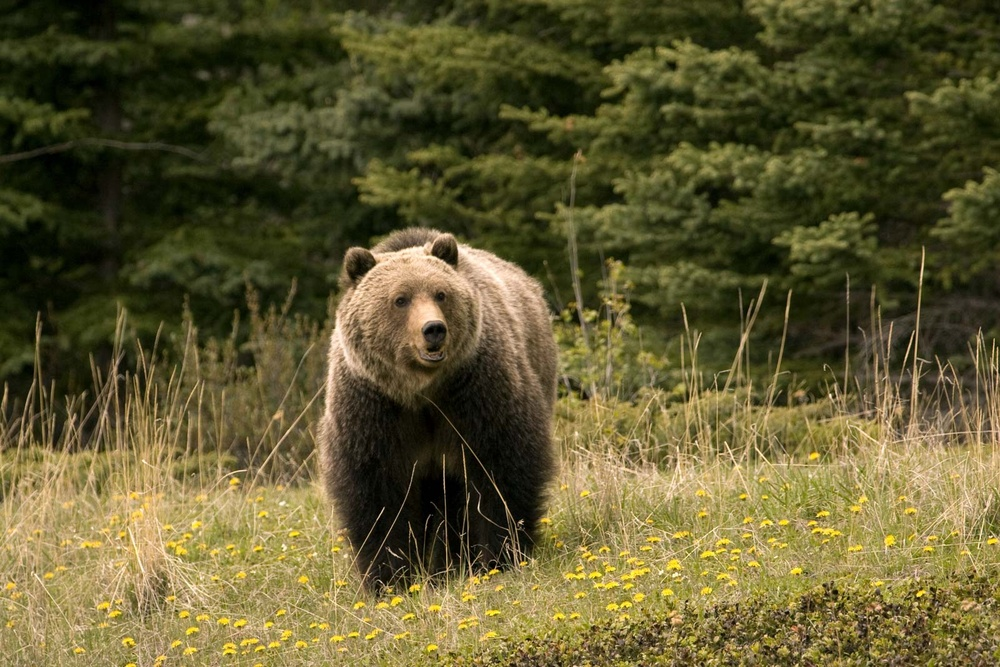
#> input picture 02.CNN/animals/bear.jpg, 1000 x 667 px, shrunk from 1600 x 1067 before the run, given in place of travel.jpg, which was not available
$ jupyter execute 09_Image_Gradients.ipynb   (older library calls are emulated)   (text cells are left out)
#> lines starting #> are read from the running program, lines starting #| are printed output that depends on the picture; pictures that were not available may be replaced by others from this repository, and a replacement may not be noted
[cell 1]
import numpy as np
import cv2
from google.colab.patches import cv2_imshow
from google.colab import files
import matplotlib.pyplot as plt

[cell 2]
up = files.upload()
#> the answer given: bear.jpg

[cell 3]
img = cv2.imread('travel.jpg',0)
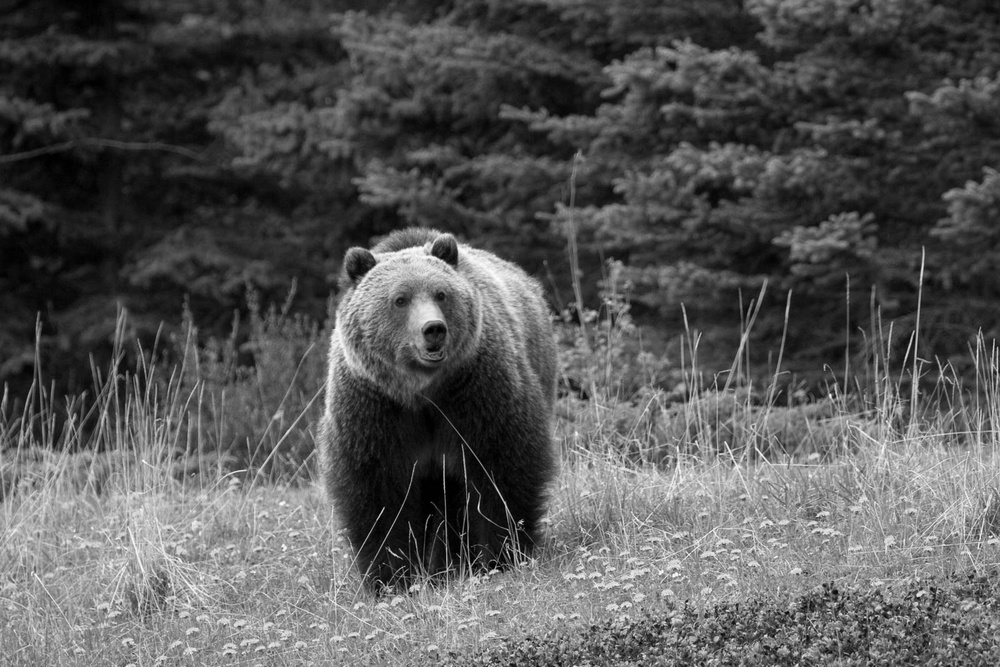
#> img: shape (667, 1000); min 0, max 254, mean 86.6
img.shape
#> Out = (667, 1000)

[cell 4]
# sobelx
sobelx = cv2.Sobel(img, ddepth = cv2.CV_8U, dx=1, dy=0, ksize=3)
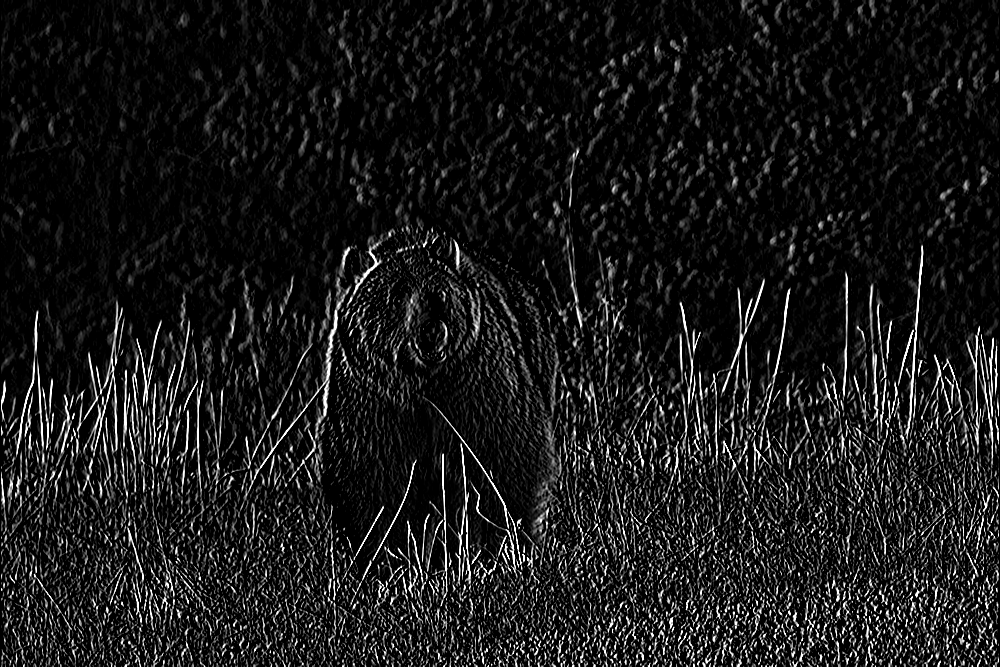
#> sobelx: shape (667, 1000); min 0, max 255, mean 25.7
plt.figure(figsize=(10,4))
plt.subplot(121), plt.imshow(img, cmap='gray'), plt.title('Original'), plt.axis('off')
plt.subplot(122), plt.imshow(sobelx, cmap='gray'), plt.title('Sobel(X)'), plt.axis('off')
plt.show()

[cell 5]
sobely = cv2.Sobel(img, ddepth = cv2.CV_8U, dx=0, dy=1, ksize=3)
plt.figure(figsize=(16,8))
plt.subplot(121), plt.imshow(img, cmap='gray'), plt.title('Original'), plt.axis('off')
plt.subplot(122), plt.imshow(sobely, cmap='gray'), plt.title('Sobel(Y)'), plt.axis('off')
plt.show()

[cell 6]
# 경계방향의 y는 와이축 세로에 대해서 표면 경계가 보인다.

[cell 7]
sobelx = cv2.Sobel(img, ddepth = cv2.CV_64F, dx=1, dy=0, ksize=3)   # 육십사비트의 플로팅으로
plt.figure(figsize=(16,10))
plt.subplot(121), plt.imshow(img, cmap='gray'), plt.title('Original'), plt.axis('off')
plt.subplot(122), plt.imshow(sobelx, cmap='gray'), plt.title('Sobel(X, 64F)'), plt.axis('off')
plt.show()

[cell 8]
sobely = cv2.Sobel(img, ddepth = cv2.CV_64F, dx=0, dy=1, ksize=3)  # ye도 64비트 플로팅으로
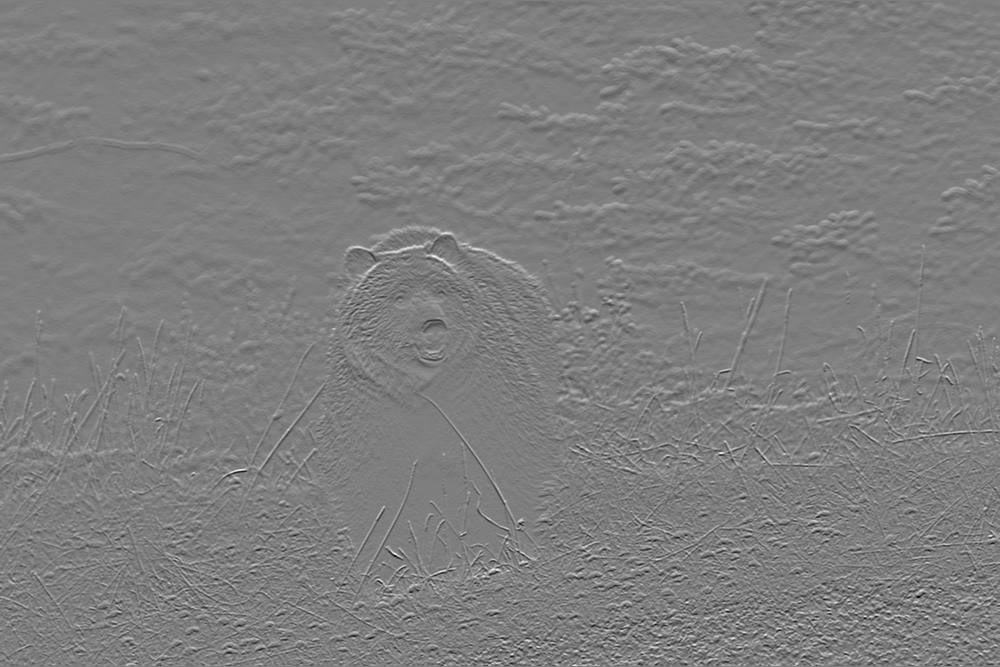
#> sobely: shape (667, 1000) float64; min -723, max 735, mean 0.8; drawn with min black and max white
plt.figure(figsize=(16,10))
plt.subplot(121), plt.imshow(img, cmap='gray'), plt.title('Original'), plt.axis('off')
plt.subplot(122), plt.imshow(sobely, cmap='gray'), plt.title('Sobel(Y, 64F)'), plt.axis('off')
plt.show()

[cell 9]
sobel = cv2.Sobel(img, ddepth = cv2.CV_8U, dx=1, dy=1, ksize=3)  # ye도 64비트 플로팅으로
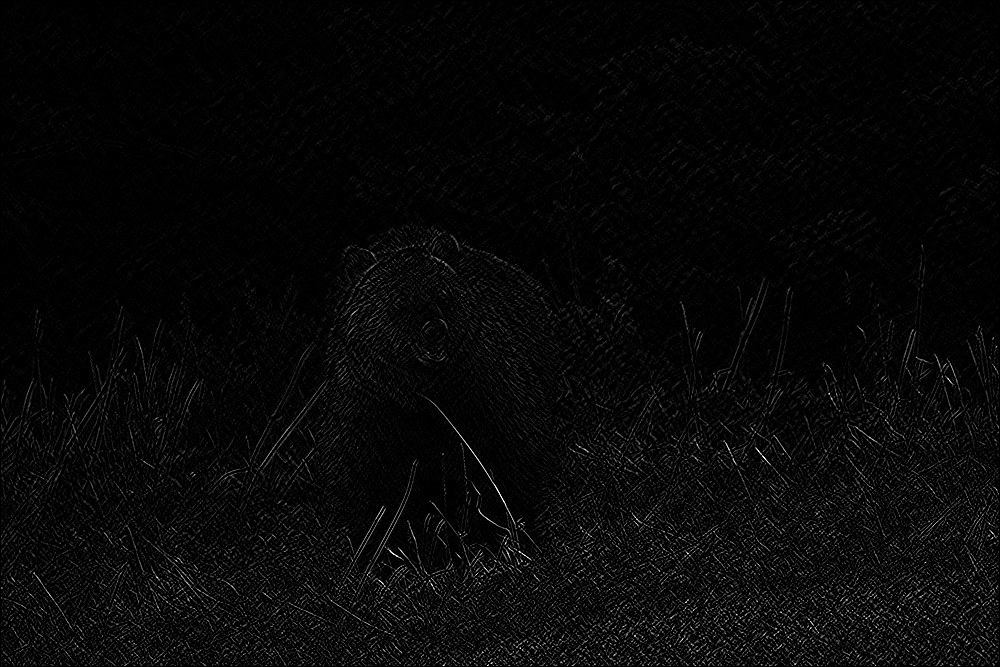
#> sobel: shape (667, 1000); min 0, max 255, mean 7.7
plt.figure(figsize=(16,10))
plt.subplot(121), plt.imshow(img, cmap='gray'), plt.title('Original'), plt.axis('off')
plt.subplot(122), plt.imshow(sobel, cmap='gray'), plt.title('Sobel(8U)'), plt.axis('off')
plt.show()

[cell 10]
laplacian = cv2.Laplacian(img, cv2.CV_8U)   #라플라시안
plt.figure(figsize=(16,10))
plt.subplot(121), plt.imshow(img, cmap='gray'), plt.title('Original'), plt.axis('off')
plt.subplot(122), plt.imshow(laplacian, cmap='gray'), plt.title('Laplacian 8U)'), plt.axis('off')
plt.show()

[cell 11]
laplacian = cv2.Laplacian(img, cv2.CV_64F)   #라플라시안
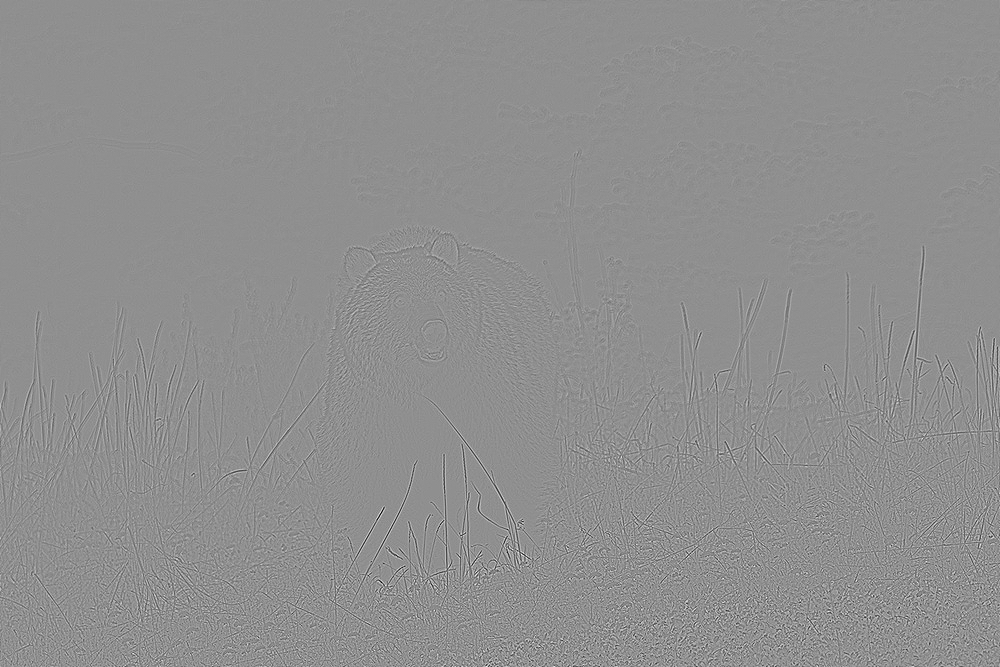
#> laplacian: shape (667, 1000) float64; min -438, max 340, mean 0; drawn with min black and max white
plt.figure(figsize=(16,10))
plt.subplot(121), plt.imshow(img, cmap='gray'), plt.title('Original'), plt.axis('off')
plt.subplot(122), plt.imshow(laplacian, cmap='gray'), plt.title('Laplacian 64F)'), plt.axis('off')
plt.show()

[cell 12]
canny1 = cv2.Canny(img, 30, 70)
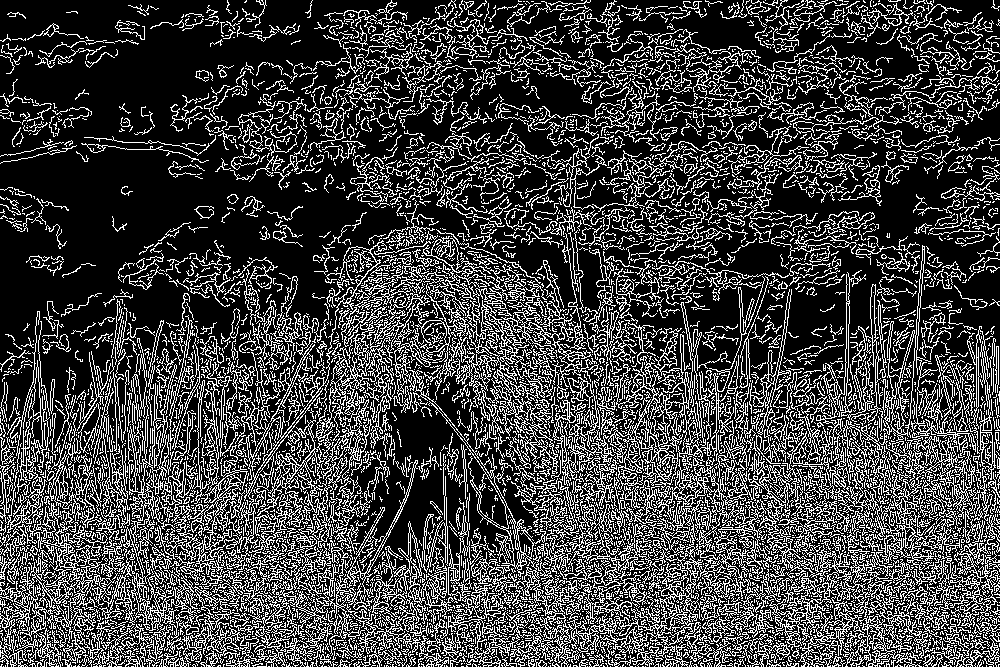
#> canny1: shape (667, 1000); 25.6% white in thin lines or dots
canny2 = cv2.Canny(img, 50, 100)
#> canny2: shape (667, 1000); 21.2% white in thin lines or dots
canny3 = cv2.Canny(img, 100, 150)
#> canny3: shape (667, 1000); 16% white in thin lines or dots
canny4 = cv2.Canny(img, 100, 200)
#> canny4: shape (667, 1000); 14.7% white in thin lines or dots
canny5 = cv2.Canny(img, 150, 250)
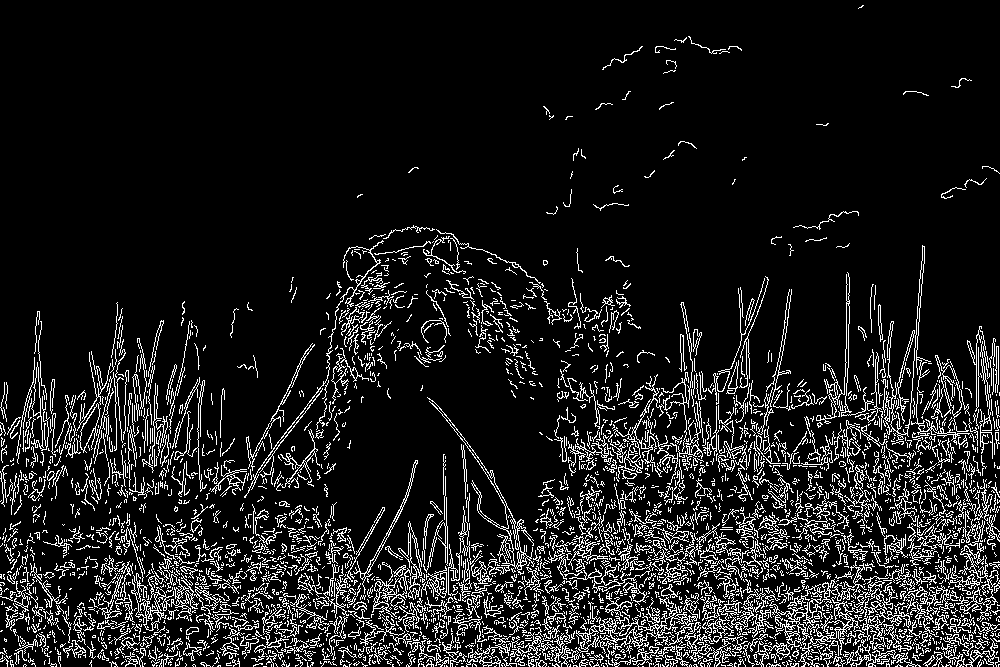
#> canny5: shape (667, 1000); 10.8% white in thin lines or dots

[cell 13]
titles = ['Original', 'Canny(30,70)', 'Canny(50,100)', 'Canny(100, 150)', 'Canny(100,200)', 'Canny(150, 250']
images = [img, canny1, canny2, canny3, canny4, canny5]

[cell 14]
plt.figure(figsize=(14,7))
for i in range(6):
    plt.subplot(2,3,i+1)
    plt.imshow(images[i], cmap='gray')
    plt.title(titles[i])
    plt.axis('off')

plt.show()
